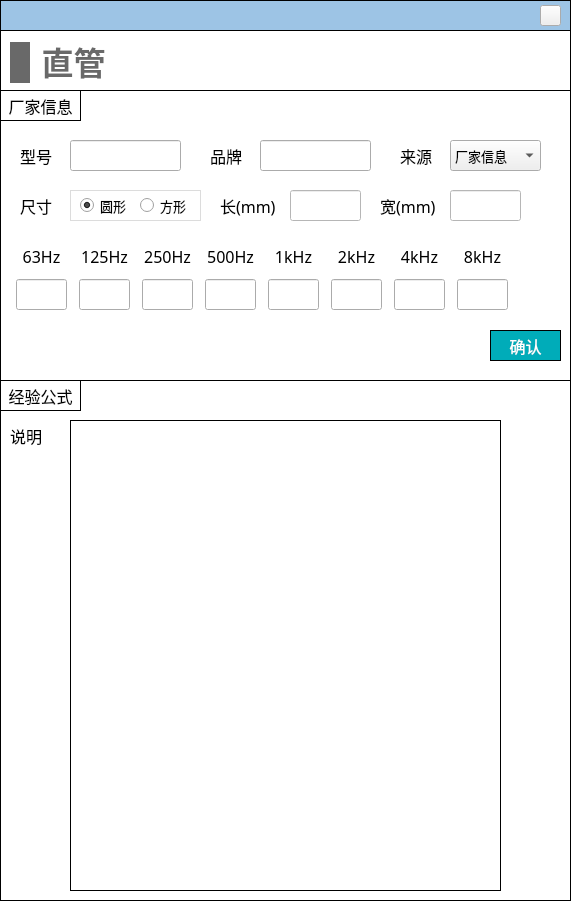
<?xml version="1.0" encoding="UTF-8"?>
<ui version="4.0">
 <class>Dialog_pipe</class>
 <widget class="QDialog" name="Dialog_pipe">
  <property name="geometry">
   <rect>
    <x>0</x>
    <y>0</y>
    <width>571</width>
    <height>901</height>
   </rect>
  </property>
  <property name="font">
   <font>
    <pointsize>12</pointsize>
   </font>
  </property>
  <property name="windowTitle">
   <string>Dialog</string>
  </property>
  <property name="styleSheet">
   <string notr="true">#Dialog_pipe
{
background-color:white;
}

QLineEdit 
{
font-family: 'Microsoft YaHei';
font-size: 13px;
}

QComboBox
{
font-family: 'Microsoft YaHei';
font-size: 13px;
}</string>
  </property>
  <widget class="QWidget" name="widget_terminal" native="true">
   <property name="geometry">
    <rect>
     <x>0</x>
     <y>30</y>
     <width>571</width>
     <height>351</height>
    </rect>
   </property>
   <property name="styleSheet">
    <string notr="true">#widget_terminal
{
border: 1px solid #000000;
}</string>
   </property>
   <widget class="QWidget" name="widget_2" native="true">
    <property name="geometry">
     <rect>
      <x>0</x>
      <y>60</y>
      <width>571</width>
      <height>291</height>
     </rect>
    </property>
    <property name="font">
     <font>
      <family>Microsoft YaHei</family>
      <pointsize>9</pointsize>
     </font>
    </property>
    <property name="styleSheet">
     <string notr="true">#widget_2
{
border: 1px solid #000000;
}

QLabel
{
font-family: '黑体';
font-size: 16px;
}

QLineEdit
{
font-family: '黑体';
}

QComboBox
{
font-family: '黑体';
}</string>
    </property>
    <widget class="QWidget" name="layoutWidget">
     <property name="geometry">
      <rect>
       <x>10</x>
       <y>150</y>
       <width>511</width>
       <height>72</height>
      </rect>
     </property>
     <layout class="QHBoxLayout" name="horizontalLayout">
      <item>
       <layout class="QVBoxLayout" name="verticalLayout">
        <item>
         <widget class="QLabel" name="label_7">
          <property name="minimumSize">
           <size>
            <width>51</width>
            <height>31</height>
           </size>
          </property>
          <property name="maximumSize">
           <size>
            <width>51</width>
            <height>31</height>
           </size>
          </property>
          <property name="font">
           <font>
            <family>黑体</family>
            <pointsize>-1</pointsize>
           </font>
          </property>
          <property name="text">
           <string>63Hz</string>
          </property>
          <property name="alignment">
           <set>Qt::AlignCenter</set>
          </property>
         </widget>
        </item>
        <item>
         <widget class="QLineEdit" name="lineEdit_63">
          <property name="minimumSize">
           <size>
            <width>51</width>
            <height>31</height>
           </size>
          </property>
          <property name="maximumSize">
           <size>
            <width>51</width>
            <height>31</height>
           </size>
          </property>
          <property name="font">
           <font>
            <family>黑体</family>
            <pointsize>-1</pointsize>
           </font>
          </property>
          <property name="alignment">
           <set>Qt::AlignCenter</set>
          </property>
          <property name="readOnly">
           <bool>false</bool>
          </property>
         </widget>
        </item>
       </layout>
      </item>
      <item>
       <layout class="QVBoxLayout" name="verticalLayout_2">
        <item>
         <widget class="QLabel" name="label_8">
          <property name="minimumSize">
           <size>
            <width>51</width>
            <height>31</height>
           </size>
          </property>
          <property name="maximumSize">
           <size>
            <width>51</width>
            <height>31</height>
           </size>
          </property>
          <property name="font">
           <font>
            <family>黑体</family>
            <pointsize>-1</pointsize>
           </font>
          </property>
          <property name="text">
           <string>125Hz</string>
          </property>
          <property name="alignment">
           <set>Qt::AlignCenter</set>
          </property>
         </widget>
        </item>
        <item>
         <widget class="QLineEdit" name="lineEdit_125">
          <property name="minimumSize">
           <size>
            <width>51</width>
            <height>31</height>
           </size>
          </property>
          <property name="maximumSize">
           <size>
            <width>51</width>
            <height>31</height>
           </size>
          </property>
          <property name="font">
           <font>
            <family>黑体</family>
            <pointsize>-1</pointsize>
           </font>
          </property>
          <property name="alignment">
           <set>Qt::AlignCenter</set>
          </property>
          <property name="readOnly">
           <bool>false</bool>
          </property>
         </widget>
        </item>
       </layout>
      </item>
      <item>
       <layout class="QVBoxLayout" name="verticalLayout_3">
        <item>
         <widget class="QLabel" name="label_9">
          <property name="minimumSize">
           <size>
            <width>51</width>
            <height>31</height>
           </size>
          </property>
          <property name="maximumSize">
           <size>
            <width>51</width>
            <height>31</height>
           </size>
          </property>
          <property name="font">
           <font>
            <family>黑体</family>
            <pointsize>-1</pointsize>
           </font>
          </property>
          <property name="text">
           <string>250Hz</string>
          </property>
          <property name="alignment">
           <set>Qt::AlignCenter</set>
          </property>
         </widget>
        </item>
        <item>
         <widget class="QLineEdit" name="lineEdit_250">
          <property name="minimumSize">
           <size>
            <width>51</width>
            <height>31</height>
           </size>
          </property>
          <property name="maximumSize">
           <size>
            <width>51</width>
            <height>31</height>
           </size>
          </property>
          <property name="font">
           <font>
            <family>黑体</family>
            <pointsize>-1</pointsize>
           </font>
          </property>
          <property name="alignment">
           <set>Qt::AlignCenter</set>
          </property>
          <property name="readOnly">
           <bool>false</bool>
          </property>
         </widget>
        </item>
       </layout>
      </item>
      <item>
       <layout class="QVBoxLayout" name="verticalLayout_4">
        <item>
         <widget class="QLabel" name="label_10">
          <property name="minimumSize">
           <size>
            <width>51</width>
            <height>31</height>
           </size>
          </property>
          <property name="maximumSize">
           <size>
            <width>51</width>
            <height>31</height>
           </size>
          </property>
          <property name="font">
           <font>
            <family>黑体</family>
            <pointsize>-1</pointsize>
           </font>
          </property>
          <property name="text">
           <string>500Hz</string>
          </property>
          <property name="alignment">
           <set>Qt::AlignCenter</set>
          </property>
         </widget>
        </item>
        <item>
         <widget class="QLineEdit" name="lineEdit_500">
          <property name="minimumSize">
           <size>
            <width>51</width>
            <height>31</height>
           </size>
          </property>
          <property name="maximumSize">
           <size>
            <width>51</width>
            <height>31</height>
           </size>
          </property>
          <property name="font">
           <font>
            <family>黑体</family>
            <pointsize>-1</pointsize>
           </font>
          </property>
          <property name="alignment">
           <set>Qt::AlignCenter</set>
          </property>
          <property name="readOnly">
           <bool>false</bool>
          </property>
         </widget>
        </item>
       </layout>
      </item>
      <item>
       <layout class="QVBoxLayout" name="verticalLayout_5">
        <item>
         <widget class="QLabel" name="label_11">
          <property name="minimumSize">
           <size>
            <width>51</width>
            <height>31</height>
           </size>
          </property>
          <property name="maximumSize">
           <size>
            <width>51</width>
            <height>31</height>
           </size>
          </property>
          <property name="font">
           <font>
            <family>黑体</family>
            <pointsize>-1</pointsize>
           </font>
          </property>
          <property name="text">
           <string>1kHz</string>
          </property>
          <property name="alignment">
           <set>Qt::AlignCenter</set>
          </property>
         </widget>
        </item>
        <item>
         <widget class="QLineEdit" name="lineEdit_1k">
          <property name="minimumSize">
           <size>
            <width>51</width>
            <height>31</height>
           </size>
          </property>
          <property name="maximumSize">
           <size>
            <width>51</width>
            <height>31</height>
           </size>
          </property>
          <property name="font">
           <font>
            <family>黑体</family>
            <pointsize>-1</pointsize>
           </font>
          </property>
          <property name="alignment">
           <set>Qt::AlignCenter</set>
          </property>
          <property name="readOnly">
           <bool>false</bool>
          </property>
         </widget>
        </item>
       </layout>
      </item>
      <item>
       <layout class="QVBoxLayout" name="verticalLayout_6">
        <property name="spacing">
         <number>6</number>
        </property>
        <item>
         <widget class="QLabel" name="label_12">
          <property name="minimumSize">
           <size>
            <width>51</width>
            <height>31</height>
           </size>
          </property>
          <property name="maximumSize">
           <size>
            <width>51</width>
            <height>31</height>
           </size>
          </property>
          <property name="font">
           <font>
            <family>黑体</family>
            <pointsize>-1</pointsize>
           </font>
          </property>
          <property name="text">
           <string>2kHz</string>
          </property>
          <property name="alignment">
           <set>Qt::AlignCenter</set>
          </property>
         </widget>
        </item>
        <item>
         <widget class="QLineEdit" name="lineEdit_2k">
          <property name="minimumSize">
           <size>
            <width>51</width>
            <height>31</height>
           </size>
          </property>
          <property name="maximumSize">
           <size>
            <width>51</width>
            <height>31</height>
           </size>
          </property>
          <property name="font">
           <font>
            <family>黑体</family>
            <pointsize>-1</pointsize>
           </font>
          </property>
          <property name="alignment">
           <set>Qt::AlignCenter</set>
          </property>
          <property name="readOnly">
           <bool>false</bool>
          </property>
         </widget>
        </item>
       </layout>
      </item>
      <item>
       <layout class="QVBoxLayout" name="verticalLayout_7">
        <item>
         <widget class="QLabel" name="label_">
          <property name="minimumSize">
           <size>
            <width>51</width>
            <height>31</height>
           </size>
          </property>
          <property name="maximumSize">
           <size>
            <width>51</width>
            <height>31</height>
           </size>
          </property>
          <property name="font">
           <font>
            <family>黑体</family>
            <pointsize>-1</pointsize>
           </font>
          </property>
          <property name="text">
           <string>4kHz</string>
          </property>
          <property name="alignment">
           <set>Qt::AlignCenter</set>
          </property>
         </widget>
        </item>
        <item>
         <widget class="QLineEdit" name="lineEdit_4k">
          <property name="minimumSize">
           <size>
            <width>51</width>
            <height>31</height>
           </size>
          </property>
          <property name="maximumSize">
           <size>
            <width>51</width>
            <height>31</height>
           </size>
          </property>
          <property name="font">
           <font>
            <family>黑体</family>
            <pointsize>-1</pointsize>
           </font>
          </property>
          <property name="alignment">
           <set>Qt::AlignCenter</set>
          </property>
          <property name="readOnly">
           <bool>false</bool>
          </property>
         </widget>
        </item>
       </layout>
      </item>
      <item>
       <layout class="QVBoxLayout" name="verticalLayout_8">
        <item>
         <widget class="QLabel" name="label_14">
          <property name="minimumSize">
           <size>
            <width>51</width>
            <height>31</height>
           </size>
          </property>
          <property name="maximumSize">
           <size>
            <width>51</width>
            <height>31</height>
           </size>
          </property>
          <property name="font">
           <font>
            <family>黑体</family>
            <pointsize>-1</pointsize>
           </font>
          </property>
          <property name="text">
           <string>8kHz</string>
          </property>
          <property name="alignment">
           <set>Qt::AlignCenter</set>
          </property>
         </widget>
        </item>
        <item>
         <widget class="QLineEdit" name="lineEdit_8k">
          <property name="minimumSize">
           <size>
            <width>51</width>
            <height>31</height>
           </size>
          </property>
          <property name="maximumSize">
           <size>
            <width>51</width>
            <height>31</height>
           </size>
          </property>
          <property name="font">
           <font>
            <family>黑体</family>
            <pointsize>-1</pointsize>
           </font>
          </property>
          <property name="alignment">
           <set>Qt::AlignCenter</set>
          </property>
          <property name="readOnly">
           <bool>false</bool>
          </property>
         </widget>
        </item>
       </layout>
      </item>
     </layout>
    </widget>
    <widget class="QStackedWidget" name="stackedWidget_input">
     <property name="geometry">
      <rect>
       <x>220</x>
       <y>100</y>
       <width>301</width>
       <height>31</height>
      </rect>
     </property>
     <property name="font">
      <font>
       <family>Microsoft YaHei</family>
      </font>
     </property>
     <property name="styleSheet">
      <string notr="true">background-color: rgb(255, 255, 255);
</string>
     </property>
     <property name="currentIndex">
      <number>1</number>
     </property>
     <widget class="QWidget" name="page_circle">
      <widget class="QLabel" name="label_13">
       <property name="geometry">
        <rect>
         <x>0</x>
         <y>0</y>
         <width>81</width>
         <height>31</height>
        </rect>
       </property>
       <property name="font">
        <font>
         <family>黑体</family>
         <pointsize>-1</pointsize>
        </font>
       </property>
       <property name="text">
        <string>直径(mm)</string>
       </property>
      </widget>
      <widget class="QLineEdit" name="lineEdit_diameter">
       <property name="geometry">
        <rect>
         <x>100</x>
         <y>0</y>
         <width>71</width>
         <height>31</height>
        </rect>
       </property>
       <property name="font">
        <font>
         <family>黑体</family>
         <pointsize>-1</pointsize>
        </font>
       </property>
      </widget>
     </widget>
     <widget class="QWidget" name="page_rect">
      <widget class="QLineEdit" name="lineEdit_length">
       <property name="geometry">
        <rect>
         <x>70</x>
         <y>0</y>
         <width>71</width>
         <height>31</height>
        </rect>
       </property>
       <property name="font">
        <font>
         <family>黑体</family>
         <pointsize>-1</pointsize>
        </font>
       </property>
      </widget>
      <widget class="QLabel" name="label_15">
       <property name="geometry">
        <rect>
         <x>0</x>
         <y>0</y>
         <width>61</width>
         <height>31</height>
        </rect>
       </property>
       <property name="font">
        <font>
         <family>黑体</family>
         <pointsize>-1</pointsize>
        </font>
       </property>
       <property name="text">
        <string>长(mm)</string>
       </property>
      </widget>
      <widget class="QLabel" name="label_16">
       <property name="geometry">
        <rect>
         <x>160</x>
         <y>0</y>
         <width>61</width>
         <height>31</height>
        </rect>
       </property>
       <property name="font">
        <font>
         <family>黑体</family>
         <pointsize>-1</pointsize>
        </font>
       </property>
       <property name="text">
        <string>宽(mm)</string>
       </property>
      </widget>
      <widget class="QLineEdit" name="lineEdit_width">
       <property name="geometry">
        <rect>
         <x>230</x>
         <y>0</y>
         <width>71</width>
         <height>31</height>
        </rect>
       </property>
       <property name="font">
        <font>
         <family>黑体</family>
         <pointsize>-1</pointsize>
        </font>
       </property>
      </widget>
     </widget>
    </widget>
    <widget class="QWidget" name="widget_8" native="true">
     <property name="geometry">
      <rect>
       <x>70</x>
       <y>100</y>
       <width>131</width>
       <height>31</height>
      </rect>
     </property>
     <property name="styleSheet">
      <string notr="true">#widget_8
{
border: 1px solid #DCDCDC;
}</string>
     </property>
     <widget class="QRadioButton" name="radioButton_circle">
      <property name="geometry">
       <rect>
        <x>10</x>
        <y>0</y>
        <width>51</width>
        <height>31</height>
       </rect>
      </property>
      <property name="font">
       <font>
        <family>黑体</family>
        <pointsize>10</pointsize>
       </font>
      </property>
      <property name="text">
       <string>圆形</string>
      </property>
      <property name="checked">
       <bool>true</bool>
      </property>
     </widget>
     <widget class="QRadioButton" name="radioButton_rect">
      <property name="geometry">
       <rect>
        <x>70</x>
        <y>0</y>
        <width>51</width>
        <height>31</height>
       </rect>
      </property>
      <property name="font">
       <font>
        <family>黑体</family>
        <pointsize>10</pointsize>
       </font>
      </property>
      <property name="text">
       <string>方形</string>
      </property>
     </widget>
    </widget>
    <widget class="QPushButton" name="pushButton_confirm">
     <property name="geometry">
      <rect>
       <x>490</x>
       <y>240</y>
       <width>71</width>
       <height>31</height>
      </rect>
     </property>
     <property name="font">
      <font>
       <family>黑体</family>
       <pointsize>12</pointsize>
      </font>
     </property>
     <property name="styleSheet">
      <string notr="true">QPushButton
{
	color:#ffffff; /*文字颜色*/
    background-color: #00ACB9;/*背景色*/
    border-radius:0px; /*边框倒角*/
	border: 1px solid #000000;
}


QPushButton:hover 
{
background-color: rgb(0,142,153);
color: white;
}</string>
     </property>
     <property name="text">
      <string>确认</string>
     </property>
    </widget>
    <widget class="QLabel" name="label_17">
     <property name="geometry">
      <rect>
       <x>0</x>
       <y>0</y>
       <width>81</width>
       <height>31</height>
      </rect>
     </property>
     <property name="font">
      <font>
       <family>黑体</family>
       <pointsize>-1</pointsize>
      </font>
     </property>
     <property name="styleSheet">
      <string notr="true">border: 1px solid #000000;</string>
     </property>
     <property name="text">
      <string>厂家信息</string>
     </property>
     <property name="alignment">
      <set>Qt::AlignCenter</set>
     </property>
    </widget>
    <widget class="QLineEdit" name="lineEdit_model">
     <property name="geometry">
      <rect>
       <x>70</x>
       <y>50</y>
       <width>111</width>
       <height>31</height>
      </rect>
     </property>
     <property name="font">
      <font>
       <family>黑体</family>
       <pointsize>-1</pointsize>
      </font>
     </property>
    </widget>
    <widget class="QLabel" name="label_30">
     <property name="geometry">
      <rect>
       <x>20</x>
       <y>50</y>
       <width>41</width>
       <height>31</height>
      </rect>
     </property>
     <property name="font">
      <font>
       <family>黑体</family>
       <pointsize>-1</pointsize>
      </font>
     </property>
     <property name="text">
      <string>型号</string>
     </property>
    </widget>
    <widget class="QLabel" name="label_18">
     <property name="geometry">
      <rect>
       <x>210</x>
       <y>50</y>
       <width>41</width>
       <height>31</height>
      </rect>
     </property>
     <property name="font">
      <font>
       <family>黑体</family>
       <pointsize>-1</pointsize>
      </font>
     </property>
     <property name="text">
      <string>品牌</string>
     </property>
    </widget>
    <widget class="QLineEdit" name="lineEdit_brand">
     <property name="geometry">
      <rect>
       <x>260</x>
       <y>50</y>
       <width>111</width>
       <height>31</height>
      </rect>
     </property>
     <property name="font">
      <font>
       <family>黑体</family>
       <pointsize>-1</pointsize>
      </font>
     </property>
    </widget>
    <widget class="QLabel" name="label_32">
     <property name="geometry">
      <rect>
       <x>400</x>
       <y>50</y>
       <width>41</width>
       <height>31</height>
      </rect>
     </property>
     <property name="font">
      <font>
       <family>黑体</family>
       <pointsize>-1</pointsize>
      </font>
     </property>
     <property name="text">
      <string>来源</string>
     </property>
    </widget>
    <widget class="QComboBox" name="comboBox_data_source">
     <property name="geometry">
      <rect>
       <x>450</x>
       <y>50</y>
       <width>91</width>
       <height>31</height>
      </rect>
     </property>
     <property name="font">
      <font>
       <family>黑体</family>
       <pointsize>-1</pointsize>
      </font>
     </property>
     <item>
      <property name="text">
       <string>厂家信息</string>
      </property>
     </item>
     <item>
      <property name="text">
       <string>设计预估</string>
      </property>
     </item>
    </widget>
    <widget class="QLabel" name="label_31">
     <property name="geometry">
      <rect>
       <x>20</x>
       <y>100</y>
       <width>41</width>
       <height>31</height>
      </rect>
     </property>
     <property name="font">
      <font>
       <family>黑体</family>
       <pointsize>-1</pointsize>
      </font>
     </property>
     <property name="text">
      <string>尺寸</string>
     </property>
    </widget>
   </widget>
   <widget class="QWidget" name="layoutWidget_19">
    <property name="geometry">
     <rect>
      <x>10</x>
      <y>10</y>
      <width>101</width>
      <height>45</height>
     </rect>
    </property>
    <layout class="QHBoxLayout" name="horizontalLayout_32">
     <item>
      <widget class="QLabel" name="label_44">
       <property name="minimumSize">
        <size>
         <width>20</width>
         <height>41</height>
        </size>
       </property>
       <property name="maximumSize">
        <size>
         <width>20</width>
         <height>41</height>
        </size>
       </property>
       <property name="styleSheet">
        <string notr="true">QLabel { 
border: none; 
background-color : rgb(105, 105, 105);
}</string>
       </property>
       <property name="text">
        <string/>
       </property>
      </widget>
     </item>
     <item>
      <widget class="QLabel" name="label_45">
       <property name="font">
        <font>
         <family>Microsoft YaHei</family>
         <pointsize>24</pointsize>
         <bold>true</bold>
        </font>
       </property>
       <property name="styleSheet">
        <string notr="true">QLabel { 
border: none; 
color : rgb(105, 105, 105);
}</string>
       </property>
       <property name="text">
        <string>直管</string>
       </property>
       <property name="alignment">
        <set>Qt::AlignBottom|Qt::AlignHCenter</set>
       </property>
      </widget>
     </item>
    </layout>
   </widget>
  </widget>
  <widget class="QWidget" name="widget_top" native="true">
   <property name="geometry">
    <rect>
     <x>0</x>
     <y>0</y>
     <width>571</width>
     <height>31</height>
    </rect>
   </property>
   <property name="styleSheet">
    <string notr="true">#widget_top
{
border: 1px solid #000000;
background-color: rgb(157, 196, 229);
	background-color: rgb(157, 196, 229);
}</string>
   </property>
   <widget class="QPushButton" name="close">
    <property name="geometry">
     <rect>
      <x>540</x>
      <y>5</y>
      <width>21</width>
      <height>21</height>
     </rect>
    </property>
    <property name="styleSheet">
     <string notr="true">border-image: url(:/images/image/closeWindow.jpg);</string>
    </property>
    <property name="text">
     <string/>
    </property>
   </widget>
  </widget>
  <widget class="QWidget" name="widget" native="true">
   <property name="geometry">
    <rect>
     <x>0</x>
     <y>380</y>
     <width>571</width>
     <height>521</height>
    </rect>
   </property>
   <property name="styleSheet">
    <string notr="true">border: 1px solid #000000;</string>
   </property>
   <widget class="QLabel" name="label_2">
    <property name="geometry">
     <rect>
      <x>70</x>
      <y>40</y>
      <width>431</width>
      <height>471</height>
     </rect>
    </property>
    <property name="styleSheet">
     <string notr="true">border-image: url(:/images/image/pipe_descri.png);</string>
    </property>
    <property name="text">
     <string/>
    </property>
   </widget>
   <widget class="QLabel" name="label_6">
    <property name="geometry">
     <rect>
      <x>10</x>
      <y>40</y>
      <width>41</width>
      <height>31</height>
     </rect>
    </property>
    <property name="font">
     <font>
      <family>黑体</family>
      <pointsize>12</pointsize>
     </font>
    </property>
    <property name="styleSheet">
     <string notr="true">border:none;</string>
    </property>
    <property name="text">
     <string>说明</string>
    </property>
   </widget>
   <widget class="QLabel" name="label_29">
    <property name="geometry">
     <rect>
      <x>0</x>
      <y>0</y>
      <width>81</width>
      <height>31</height>
     </rect>
    </property>
    <property name="font">
     <font>
      <family>黑体</family>
      <pointsize>12</pointsize>
     </font>
    </property>
    <property name="styleSheet">
     <string notr="true">border: 1px solid #000000;</string>
    </property>
    <property name="text">
     <string>经验公式</string>
    </property>
    <property name="alignment">
     <set>Qt::AlignCenter</set>
    </property>
   </widget>
  </widget>
  <zorder>widget_top</zorder>
  <zorder>widget_terminal</zorder>
  <zorder>widget</zorder>
 </widget>
 <resources/>
 <connections/>
</ui>
